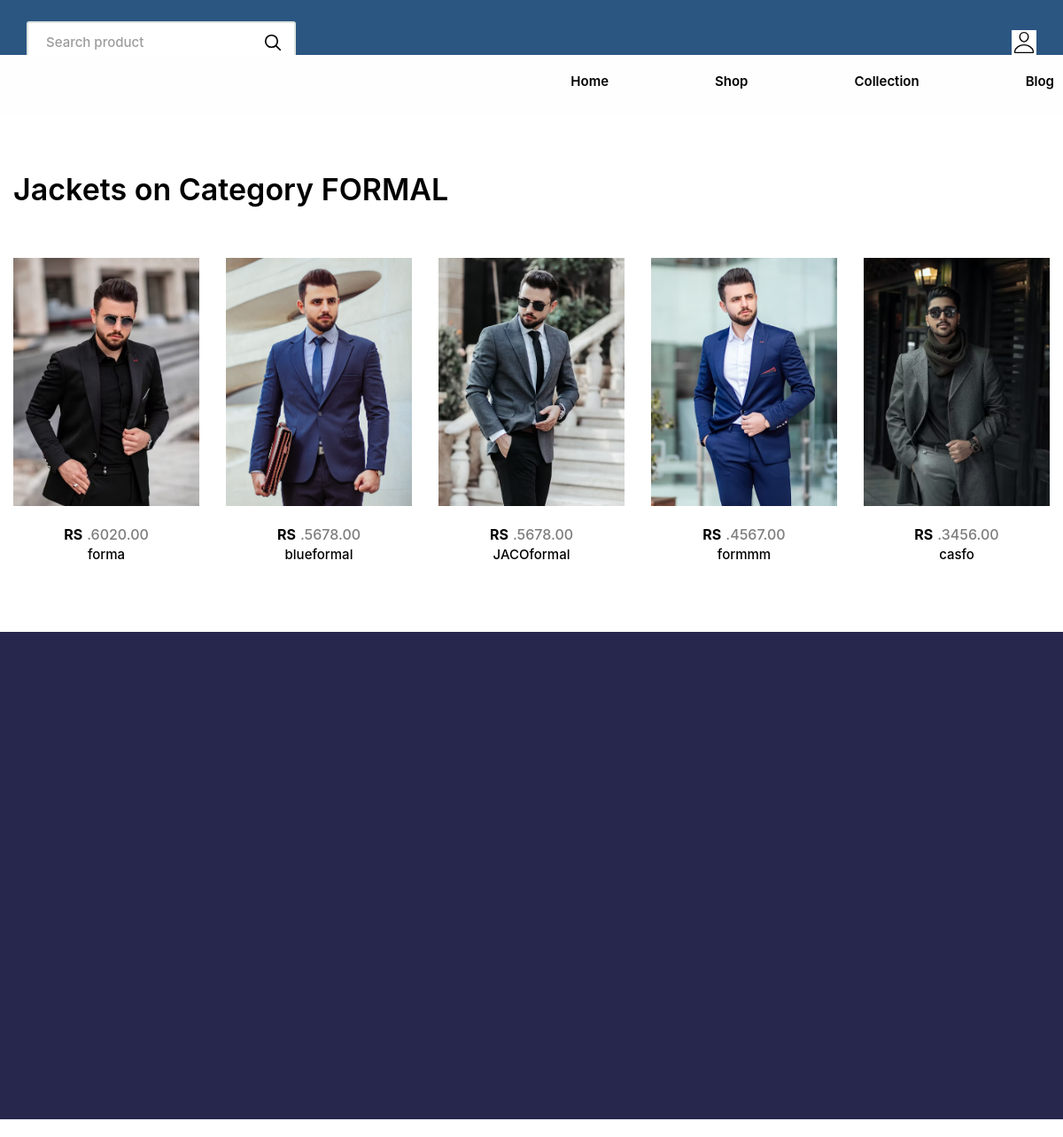
The page /occasion/2 on the database its author committed.
### home/models.py (models this page shows, shortened)
class Occasion(models.Model):
    name = models.CharField(max_length=20, unique=True)
    image = models.ImageField(upload_to='occasion/',null=True, blank=True)

class Product(models.Model):
    material = models.ForeignKey(Material, on_delete=models.CASCADE)
    color = models.ForeignKey(Color, on_delete=models.CASCADE)
    occasion = models.ForeignKey(Occasion, on_delete=models.CASCADE)
    name = models.CharField(max_length=200, null=True, blank=True)
    image = models.ImageField(upload_to='images/',null=True, blank=True)
    stock=models.IntegerField(default=0)
    supplier=models.ForeignKey(Supplier,on_delete=models.CASCADE,null=True)
    stockrequest = models.BooleanField(default=False)
    description = models.TextField(null=True, blank=True)
    price = models.DecimalField(max_digits=10, decimal_places=2, null=True, blank=True)

### home/views.py (the view)
# urls.py: path('occasion/<int:id>',views.ocassion_products),
def ocassion_products(request,id):
    cat=Occasion.objects.get(id=id)
    products=Product.objects.filter(occasion=cat)
    context={"a":products,'cat':cat,'search':False}
    return render(request,"myapp/categoryProducts.html",context)

### home/templates/myapp/categoryProducts.html (shortened to what this page needs)
<!DOCTYPE html>
{%load static%}
<html lang="en">
<head>
  <link rel="stylesheet" href="https://stackpath.bootstrapcdn.com/bootstrap/4.5.2/css/bootstrap.min.css">
  <link
    rel="stylesheet"
    href="{% static './skinapp/assets/css/style.css' %}"
  />
</head>
<body id="top">
  <header class="header">
    <div class="header-top" data-header>
      <div class="container">
        <div class="input-wrapper">
          <form action="#" method="get">
              <input type="search" name="name" placeholder="Search product" class="search-field" id="searchInput">
              <button type="submit" class="search-submit" aria-label="search">
                  <ion-icon name="search-outline" aria-hidden="true"></ion-icon>
              </button>
          </form>
      </div>
        <div class="header-actions">
{%if user.is_authenticated%}
<h5>welcome,{{request.user}},<a href="/logout">Logout</a></h5>
{%else%}
        <a href="/signup">  <button class="header-action-btn" aria-label="user">
            <ion-icon name="person-outline" aria-hidden="true" aria-hidden="true"></ion-icon>
          </button>
        </a>
        {%endif%}
        </div>
        {%if user.is_authenticated%}
        <nav class="navbar">
          <ul class="navbar-list">
            <li>
              <a href="/" class="navbar-link has-after">Home</a>
            </li>
            <li>
              <a href="/EditProfile" class="navbar-link has-after">My Account</a>
            </li>
            <li>
              <a href="/my-cart"class="navbar-link has-after">My Cart</a>
            </li>
            <li>
              <a href="/my-orders"class="navbar-link has-after">My Orders</a>
            </li>
          </ul>
        </nav>
        {%else%}
        <nav class="navbar">
          <ul class="navbar-list">
            <li>
              <a href="/" class="navbar-link has-after">Home</a>
            </li>
            <li>
              <a href="#shop" class="navbar-link has-after">Shop</a>
            </li>
            <li>
              <a href="#"class="navbar-link has-after">Collection</a>
            </li>
            <li>
              <a href="#blog" class="navbar-link has-after">Blog</a>
            </li>
          </ul>
        </nav>
        {%endif%}
      </div>
    </div>
  </header>
    <div class="sidebar">
      <div class="overlay" data-nav-toggler data-overlay></div>
    </div>
    <main>
      <article>
      <section class="section shop" id="shop" aria-label="shop" data-section>
        <div class="container">
{% if search %}
          <div class="title-wrapper">
            <h2 class="h2 section-title">Search Results for "{{cat}}"</h2>
          </div>
          {% else %}
          <div class="title-wrapper">
            <h2 class="h2 section-title">Jackets on Category  {{cat.name}}</h2>
          </div>
          {% endif %}
          <ul class="has-scrollbar">
{%for i in a %}
            <li class="scrollbar-item">
              <a href="/productDetail/{{i.id}}">
              <div class="shop-card">
                <div class="card-banner img-holder" style="--width: 540; --height: 720;">
                  <img src={{i.image.url}} width="540" height="720" loading="lazy"
                    alt="Facial cleanser" class="img-cover">
                </div>
                <div class="card-content">
                  <div class="price">
                    <span class="span">RS</span>
                    <span>.{{i.price}}</span>
                  </div>
                  <h3>
                    {% if i.id %}
                    <a
                      href="#"
                      class="card-title"
                      >{{ i.name }}</a
                    >
                    {% else %} {{ i.name }} {% endif %}
                  </h3>
                </div>
              </div>
            </a>
            </li>
           {%endfor%}
          </ul>
        </div>
      </section>
      </article>
    </main>
    <footer class="footer" data-section>
    </footer>
  </body>
</html>

### rows shown on the page
Occasion: name "FORMAL"
Product: image (picture), price "6020.00", name "forma"
Product: image (picture), price "5678.00", name "blueformal"
Product: image (picture), price "5678.00", name "JACOformal"
Product: image (picture), price "4567.00", name "formmm"
Product: image (picture), price "3456.00", name "casfo"
